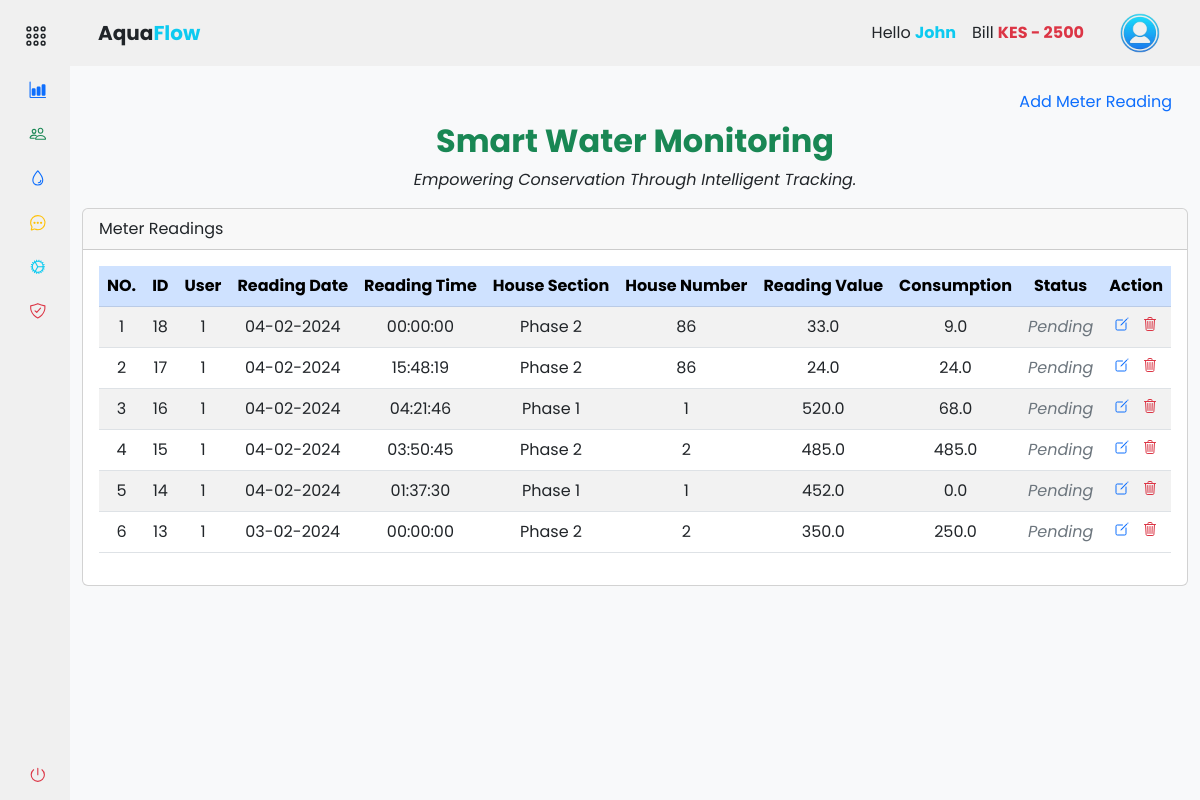
The app's page /accounts/records/meter_readings (signed in) with its own data.
### app/backend/models/user.py (models this page shows, shortened)
class User(db.Model, UserMixin):
    id = db.Column(db.Integer, primary_key=True)
    mobile_number = db.Column(db.String(20), unique=True, nullable=False)
    password_hash = db.Column(db.String(128), nullable=False)
    first_name = db.Column(db.String(50))
    last_name = db.Column(db.String(50))
    email = db.Column(db.String(120))
    house_section = db.Column(db.String(50))
    house_number = db.Column(db.String(20))
    profile_image = db.Column(db.String(255))
    is_active = db.Column(db.Boolean, default=True)
    is_admin = db.Column(db.Boolean, default=False)
    meter_readings = db.relationship('MeterReading', backref='user', lazy=True)
    payments = db.relationship('Payment', backref='user', lazy=True)

class MeterReading(db.Model):
    id = db.Column(db.Integer, primary_key=True)
    timestamp = db.Column(db.DateTime, default=datetime.now(timezone.utc) + timedelta(hours=3), nullable=False)
    house_section = db.Column(db.String(50))
    house_number = db.Column(db.String(20))
    reading_value = db.Column(db.Float)
    reading_status = db.Column(db.Boolean, default=False)
    user_id = db.Column(db.Integer, db.ForeignKey('user.id'), nullable=False)
    consumed = db.Column(db.Float)
    unit_price = db.Column(db.Float)
    total_price = db.Column(db.Float)

### app/backend/accounts/records/routes.py (the view, shortened to what this page needs)
@records_bp.route('/meter_readings', methods=['GET', 'POST'])
@login_required
def meter_readings():
    add_meter_reading_form = AddMeterReadingForm()
    edit_meter_reading_form = EditMeterReadingForm()
    house_sections = db.session.query(User.house_section.distinct()).all()
    meter_readings = MeterReading.query.all()
    return render_template('accounts/meter_readings.html', house_sections=house_sections, meter_readings=meter_readings, hide_footer=True, form=add_meter_reading_form, edit_form=edit_meter_reading_form)

### app/backend/accounts/accounts_context.py (called while the page is built)
def accounts_context():
    people = 'silas'
    bill = int('2500')
    return {'people': people, 'bill': bill}

def inject_now():
    return {'now': datetime.utcnow() + timedelta(hours=3)}

### app/assets/templates/accounts/meter_readings.html (shortened to what this page needs)
{% extends 'base.html' %} {% block content %}
<div class="container-fluid mt-3">
  <ul class="nav nav-pills justify-content-end border-0">
    <li type="button" class="nav-item">
      <a
        class="nav-link"
        data-bs-toggle="modal"
        data-bs-target="#addMeterReadingModal"
        >Add Meter Reading</a
      >
    </li>
  </ul>
  <div class="text-center">
    <h2 class="fw-bold text-success">Smart Water Monitoring</h2>
    <p class="mt-2 fst-italic">
      Empowering Conservation Through Intelligent Tracking.
    </p>
  </div>
  <div class="col-md-12">
    <div class="card mt-3">
      <div class="card-header">Meter Readings</div>
      <div class="card-body">
        <div class="table-responsive">
          <table class="table table-striped data-table text-center">
            <thead class="table-primary">
              <tr>
                <th scope="col">NO.</th>
                <th scope="col">ID</th>
                <th scope="col">User</th>
                <th scope="col">Reading Date</th>
                <th scope="col">Reading Time</th>
                <th scope="col">House Section</th>
                <th scope="col">House Number</th>
                <th scope="col">Reading Value</th>
                <th scope="col">Consumption</th>
                <th scope="col">Status</th>
                <th scope="col">Action</th>
              </tr>
            </thead>
            <tbody>
              {% for reading in meter_readings | reverse %}
              <tr>
                <td>{{ loop.index }}</td>
                <td>{{ reading.id }}</td>
                <td>{{ reading.user_id }}</td>
                <td>{{ reading.timestamp.strftime('%d-%m-%Y') }}</td>
                <td>
                  {{ reading.timestamp.strftime('%H:%M:%S') if reading.timestamp
                  else '' }}
                </td>
                <td>{{ reading.house_section.title() }}</td>
                <td>{{ reading.house_number }}</td>
                <td>{{ reading.reading_value }}</td>
                <td>{{ reading.consumed }}</td>
                <td
                  class="fst-italic {% if reading.reading_status %}text-success{% else %}text-secondary{% endif %}"
                >
                  {{ 'Cleared' if reading.reading_status else 'Pending' }}
                </td>
                <td>
                  <a
                    action="{{ url_for('accounts.records.edit_meter_reading', meter_reading_id=reading.id) }}"
                    class="me-2"
                    data-bs-toggle="modal"
                    data-bs-target="#editConfirmationModal{{ reading.id }}"
                  >
                    <ion-icon
                      name="create-outline"
                      class="text-primary"
                    ></ion-icon>
                  </a>
                  <a
                    action="#deleteConfirmationModal_{{ reading.id }}"
                    class=""
                    data-bs-toggle="modal"
                    data-bs-target="#deleteConfirmationModal_{{ reading.id }}"
                  >
                    <ion-icon
                      name="trash-outline"
                      class="text-danger"
                    ></ion-icon>
                  </a>
                </td>
              </tr>
              {% endfor %}
            </tbody>
          </table>
        </div>
      </div>
    </div>
  </div>
</div>
{% endblock %}

### app/assets/templates/components/navbar.html (shortened to what this page needs)
{% if not hide_navbar %}
<header
  id="navbar"
  class="navbar navbar-expand-lg sticky-sm-top {% if not current_user.is_authenticated %}bg-dark{% endif %}"
>
  <div class="container-fluid">
    <a
      class="navbar-brand text-center d-flex align-items-center fw-bold ms-3 {% if not current_user.is_authenticated %}text-light{% else %}text-dark{% endif %}"
      href="#"
    >
      Aqua<span class="text-info">Flow</span>
    </a>
    <div class="collapse navbar-collapse" id="navbarToggler">
      <div class="d-flex align-items-center ms-auto">
         {% if current_user.is_authenticated %}
        <ul class="navbar-nav me-3">
          <li class="nav-item">
            <a class="nav-link text-dark">
              Hello
              <span class="text-info fw-bold"
                >{{ current_user.first_name.title() }}</span
              >
            </a>
          </li>
          <li class="nav-item">
            <a class="nav-link text-dark">
              Bill
              <span
                class="fw-bold {% if bill > 0 %}text-danger{% else %}text-success{% endif %}"
                >KES {% if bill > 0 %}-{% endif %} {{ bill }}</span
              >
            </a>
          </li>
        </ul>
        <div class="btn-group">
          <button
            type="button"
            class="btn navbar-brand rounded-circle border-0"
            data-bs-toggle="dropdown"
            aria-expanded="false"
          >
            <img
              src="{{ url_for('static', filename='images/user.png') }}"
              alt="logo image"
              height="40px"
              width="40px"
            />
          </button>
        </div>
        {% endif %}
      </div>
    </div>
  </div>
</header>
{% endif %}

### app/assets/static/css/styles.css (style rules this page uses)
a { text-decoration: none; }
li { list-style: none; }
button { border: none !important; outline: none; }
body { font-family: "Poppins", sans-serif; }
.navbar, #sidebar { background-color: #f0f0f0; z-index: 1000; }

### records on screen
User: first_name "John"
MeterReading: id "18", user_id "1", timestamp "04-02-2024", timestamp "00:00:00", house_section "Phase 2", house_number "86", reading_value "33.0", consumed "9.0", reading_status "Pending"
MeterReading: id "17", user_id "1", timestamp "04-02-2024", timestamp "15:48:19", house_section "Phase 2", house_number "86", reading_value "24.0", consumed "24.0", reading_status "Pending"
MeterReading: id "16", user_id "1", timestamp "04-02-2024", timestamp "04:21:46", house_section "Phase 1", house_number "1", reading_value "520.0", consumed "68.0", reading_status "Pending"
MeterReading: id "15", user_id "1", timestamp "04-02-2024", timestamp "03:50:45", house_section "Phase 2", house_number "2", reading_value "485.0", consumed "485.0", reading_status "Pending"
MeterReading: id "14", user_id "1", timestamp "04-02-2024", timestamp "01:37:30", house_section "Phase 1", house_number "1", reading_value "452.0", consumed "0.0", reading_status "Pending"
MeterReading: id "13", user_id "1", timestamp "03-02-2024", timestamp "00:00:00", house_section "Phase 2", house_number "2", reading_value "350.0", consumed "250.0", reading_status "Pending"

### other values on screen
{{ bill }} "2500"
